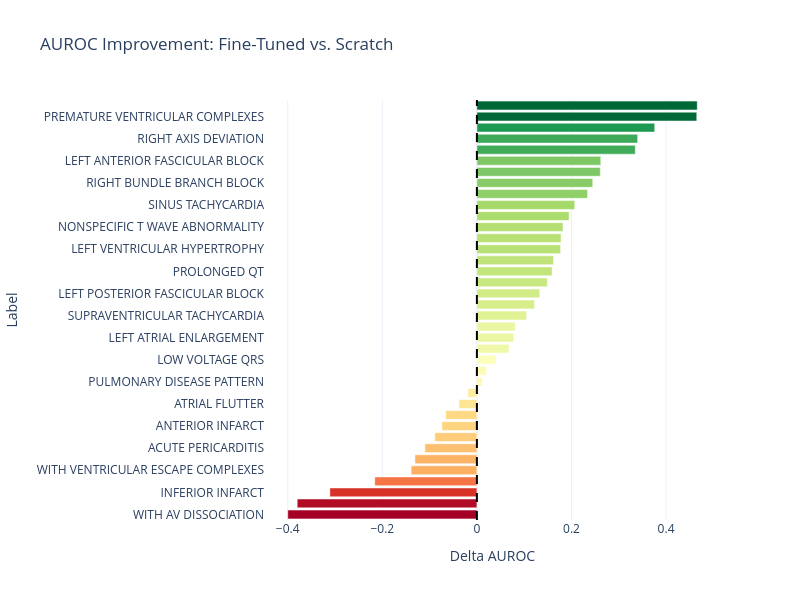
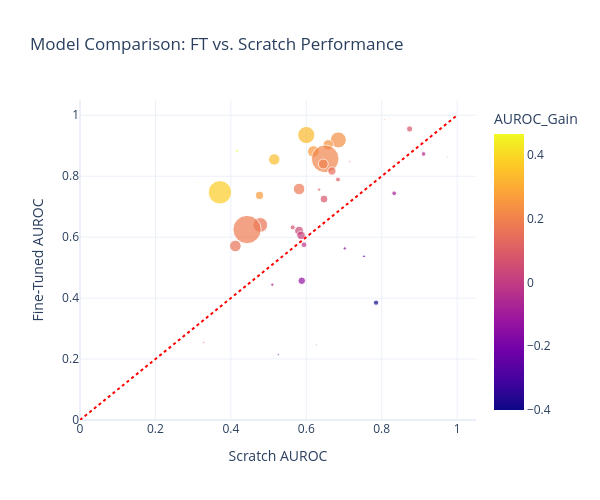
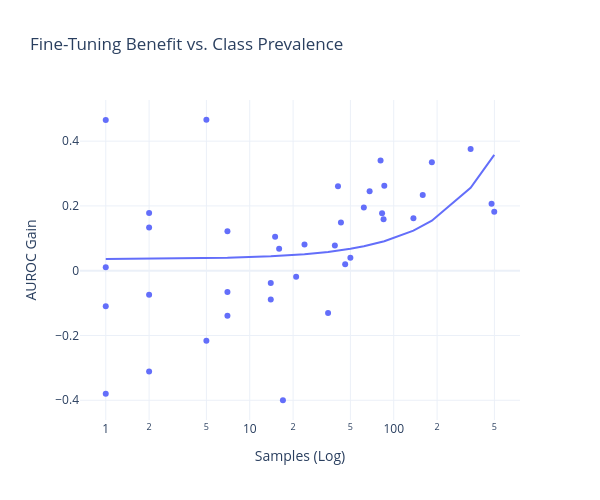

Notebook code cell kept with these figures, in order:
### Code cell
# Run the analysis
generate_ecg_analysis('res/ablation_net1d/small_500/small_500_test_results.csv', 'res/ablation_resnet/small_500/small_500_test_results.csv')

### Figure 1 — Plotly figure (JSON) as saved in the notebook; plotly's stock layout.template omitted (floating-point values rounded to 4 significant figures)
{"data": [{"hovertemplate": "Delta AUROC=%{marker.color}<br>Label=%{y}<extra></extra>", "legendgroup": "", "marker": {"color": [-0.4, -0.38, -0.311, -0.216, -0.139, -0.131, -0.11, -0.089, -0.074, -0.066, -0.038, -0.019, 0.011, 0.02, 0.04, 0.068, 0.078, 0.081, 0.105, 0.122, 0.133, 0.149, 0.159, 0.162, 0.177, 0.178, 0.182, 0.195, 0.207, 0.234, 0.245, 0.261, 0.262, 0.335, 0.34, 0.376, 0.465, 0.466], "coloraxis": "coloraxis", "pattern": {"shape": ""}}, "name": "", "orientation": "h", "showlegend": false, "textposition": "auto", "type": "bar", "x": [-0.4, -0.38, -0.311, -0.216, -0.139, -0.131, -0.11, -0.089, -0.074, -0.066, -0.038, -0.019, 0.011, 0.02, 0.04, 0.068, 0.078, 0.081, 0.105, 0.122, 0.133, 0.149, 0.159, 0.162, 0.177, 0.178, 0.182, 0.195, 0.207, 0.234, 0.245, 0.261, 0.262, 0.335, 0.34, 0.376, 0.465, 0.466], "xaxis": "x", "y": ["WITH AV DISSOCIATION", "PREMATURE ATRIAL COMPLEXES", "INFERIOR INFARCT", "LEFT BUNDLE BRANCH BLOCK", "WITH VENTRICULAR ESCAPE COMPLEXES", "WITH 1ST DEGREE AV BLOCK", "ACUTE PERICARDITIS", "WITH 2:1 AV CONDUCTION", "ANTERIOR INFARCT", "ATRIAL FIBRILLATION", "ATRIAL FLUTTER", "WITH COMPLETE HEART BLOCK", "PULMONARY DISEASE PATTERN", "WITH JUNCTIONAL ESCAPE COMPLEXES", "LOW VOLTAGE QRS", "WITH VARIABLE AV BLOCK", "LEFT ATRIAL ENLARGEMENT", "VENTRICULAR TACHYCARDIA", "SUPRAVENTRICULAR TACHYCARDIA", "FUSION COMPLEXES", "LEFT POSTERIOR FASCICULAR BLOCK", "RIGHT ATRIAL ENLARGEMENT", "PROLONGED QT", "otherwise normal ecg", "LEFT VENTRICULAR HYPERTROPHY", "ANTEROSEPTAL INFARCT", "NONSPECIFIC T WAVE ABNORMALITY", "INCOMPLETE RIGHT BUNDLE BRANCH BLOCK", "SINUS TACHYCARDIA", "RIGHT VENTRICULAR HYPERTROPHY", "RIGHT BUNDLE BRANCH BLOCK", "EARLY REPOLARIZATION", "LEFT ANTERIOR FASCICULAR BLOCK", "SINUS BRADYCARDIA", "RIGHT AXIS DEVIATION", "NORMAL ECG", "PREMATURE VENTRICULAR COMPLEXES", "LEFT AXIS DEVIATION"], "yaxis": "y"}], "layout": {"barmode": "relative", "coloraxis": {"colorbar": {"title": {"text": "Delta AUROC"}}, "colorscale": [[0, "rgb(165,0,38)"], [0.1, "rgb(215,48,39)"], [0.2, "rgb(244,109,67)"], [0.3, "rgb(253,174,97)"], [0.4, "rgb(254,224,139)"], [0.5, "rgb(255,255,191)"], [0.6, "rgb(217,239,139)"], [0.7, "rgb(166,217,106)"], [0.8, "rgb(102,189,99)"], [0.9, "rgb(26,152,80)"], [1, "rgb(0,104,55)"]], "showscale": false}, "height": 600, "legend": {"tracegroupgap": 0}, "shapes": [{"line": {"color": "black", "dash": "dash"}, "type": "line", "x0": 0, "x1": 0, "xref": "x", "y0": 0, "y1": 1, "yref": "y domain"}], "title": {"text": "AUROC Improvement: Fine-Tuned vs. Scratch"}, "width": 800, "xaxis": {"anchor": "y", "domain": [0, 1], "title": {"text": "Delta AUROC"}}, "yaxis": {"anchor": "x", "domain": [0, 1], "title": {"text": "Label"}}}}

### Figure 2 — Plotly figure (JSON) as saved in the notebook; plotly's stock layout.template omitted (floating-point values rounded to 4 significant figures)
{"data": [{"hovertemplate": "<b>%{hovertext}</b><br><br>Scratch AUROC=%{x}<br>Fine-Tuned AUROC=%{y}<br>n_pos_FT=%{marker.size}<br>AUROC_Gain=%{marker.color}<extra></extra>", "hovertext": ["ANTEROSEPTAL INFARCT", "VENTRICULAR TACHYCARDIA", "SINUS BRADYCARDIA", "RIGHT VENTRICULAR HYPERTROPHY", "PULMONARY DISEASE PATTERN", "RIGHT BUNDLE BRANCH BLOCK", "LEFT AXIS DEVIATION", "LEFT ANTERIOR FASCICULAR BLOCK", "ATRIAL FLUTTER", "ACUTE PERICARDITIS", "SINUS TACHYCARDIA", "RIGHT AXIS DEVIATION", "LEFT POSTERIOR FASCICULAR BLOCK", "INCOMPLETE RIGHT BUNDLE BRANCH BLOCK", "RIGHT ATRIAL ENLARGEMENT", "SUPRAVENTRICULAR TACHYCARDIA", "PREMATURE VENTRICULAR COMPLEXES", "LEFT VENTRICULAR HYPERTROPHY", "FUSION COMPLEXES", "NORMAL ECG", "WITH 2:1 AV CONDUCTION", "EARLY REPOLARIZATION", "LEFT ATRIAL ENLARGEMENT", "otherwise normal ecg", "WITH VARIABLE AV BLOCK", "NONSPECIFIC T WAVE ABNORMALITY", "LOW VOLTAGE QRS", "WITH JUNCTIONAL ESCAPE COMPLEXES", "WITH COMPLETE HEART BLOCK", "PROLONGED QT", "WITH VENTRICULAR ESCAPE COMPLEXES", "LEFT BUNDLE BRANCH BLOCK", "WITH 1ST DEGREE AV BLOCK", "ATRIAL FIBRILLATION", "WITH AV DISSOCIATION", "ANTERIOR INFARCT", "PREMATURE ATRIAL COMPLEXES", "INFERIOR INFARCT"], "legendgroup": "", "marker": {"color": [0.178, 0.081, 0.335, 0.234, 0.011, 0.245, 0.466, 0.262, -0.038, -0.11, 0.207, 0.34, 0.133, 0.195, 0.149, 0.105, 0.465, 0.177, 0.122, 0.376, -0.089, 0.261, 0.078, 0.162, 0.068, 0.182, 0.04, 0.02, -0.019, 0.159, -0.139, -0.216, -0.131, -0.066, -0.4, -0.074, -0.38, -0.311], "coloraxis": "coloraxis", "size": [2, 24, 184, 159, 1, 68, 5, 86, 14, 1, 478, 81, 2, 62, 43, 15, 1, 83, 7, 342, 14, 41, 39, 137, 16, 499, 50, 46, 21, 85, 7, 5, 35, 7, 17, 2, 1, 2], "sizemode": "area", "sizeref": 1.248, "symbol": "circle"}, "mode": "markers", "name": "", "orientation": "v", "showlegend": false, "type": "scatter", "x": [0.807, 0.874, 0.6, 0.685, 0.905, 0.658, 0.417, 0.619, 0.911, 0.974, 0.65, 0.515, 0.715, 0.645, 0.668, 0.684, 0.313, 0.581, 0.634, 0.371, 0.833, 0.476, 0.647, 0.478, 0.564, 0.443, 0.581, 0.586, 0.594, 0.412, 0.702, 0.753, 0.588, 0.51, 0.785, 0.328, 0.627, 0.526], "xaxis": "x", "y": [0.985, 0.955, 0.935, 0.919, 0.916, 0.903, 0.883, 0.881, 0.873, 0.864, 0.857, 0.855, 0.848, 0.84, 0.817, 0.789, 0.778, 0.758, 0.756, 0.747, 0.744, 0.737, 0.725, 0.64, 0.632, 0.625, 0.621, 0.606, 0.575, 0.571, 0.563, 0.537, 0.457, 0.444, 0.385, 0.254, 0.247, 0.215], "yaxis": "y"}], "layout": {"coloraxis": {"colorbar": {"title": {"text": "AUROC_Gain"}}, "colorscale": [[0, "#0d0887"], [0.1111, "#46039f"], [0.2222, "#7201a8"], [0.3333, "#9c179e"], [0.4444, "#bd3786"], [0.5556, "#d8576b"], [0.6667, "#ed7953"], [0.7778, "#fb9f3a"], [0.8889, "#fdca26"], [1, "#f0f921"]]}, "height": 500, "legend": {"itemsizing": "constant", "tracegroupgap": 0}, "shapes": [{"line": {"color": "Red", "dash": "dot"}, "type": "line", "x0": 0, "x1": 1, "y0": 0, "y1": 1}], "title": {"text": "Model Comparison: FT vs. Scratch Performance"}, "width": 600, "xaxis": {"anchor": "y", "domain": [0, 1], "range": [0, 1.05], "title": {"text": "Scratch AUROC"}}, "yaxis": {"anchor": "x", "domain": [0, 1], "range": [0, 1.05], "title": {"text": "Fine-Tuned AUROC"}}}}

### Figure 3 — Plotly figure (JSON) as saved in the notebook; plotly's stock layout.template omitted (floating-point values rounded to 4 significant figures)
{"data": [{"hovertemplate": "<b>%{hovertext}</b><br><br>Samples (Log)=%{x}<br>AUROC Gain=%{y}<extra></extra>", "hovertext": ["ANTEROSEPTAL INFARCT", "VENTRICULAR TACHYCARDIA", "SINUS BRADYCARDIA", "RIGHT VENTRICULAR HYPERTROPHY", "PULMONARY DISEASE PATTERN", "RIGHT BUNDLE BRANCH BLOCK", "LEFT AXIS DEVIATION", "LEFT ANTERIOR FASCICULAR BLOCK", "ATRIAL FLUTTER", "ACUTE PERICARDITIS", "SINUS TACHYCARDIA", "RIGHT AXIS DEVIATION", "LEFT POSTERIOR FASCICULAR BLOCK", "INCOMPLETE RIGHT BUNDLE BRANCH BLOCK", "RIGHT ATRIAL ENLARGEMENT", "SUPRAVENTRICULAR TACHYCARDIA", "PREMATURE VENTRICULAR COMPLEXES", "LEFT VENTRICULAR HYPERTROPHY", "FUSION COMPLEXES", "NORMAL ECG", "WITH 2:1 AV CONDUCTION", "EARLY REPOLARIZATION", "LEFT ATRIAL ENLARGEMENT", "otherwise normal ecg", "WITH VARIABLE AV BLOCK", "NONSPECIFIC T WAVE ABNORMALITY", "LOW VOLTAGE QRS", "WITH JUNCTIONAL ESCAPE COMPLEXES", "WITH COMPLETE HEART BLOCK", "PROLONGED QT", "WITH VENTRICULAR ESCAPE COMPLEXES", "LEFT BUNDLE BRANCH BLOCK", "WITH 1ST DEGREE AV BLOCK", "ATRIAL FIBRILLATION", "WITH AV DISSOCIATION", "ANTERIOR INFARCT", "PREMATURE ATRIAL COMPLEXES", "INFERIOR INFARCT"], "legendgroup": "", "marker": {"color": "#636efa", "symbol": "circle"}, "mode": "markers", "name": "", "orientation": "v", "showlegend": false, "type": "scatter", "x": [2, 24, 184, 159, 1, 68, 5, 86, 14, 1, 478, 81, 2, 62, 43, 15, 1, 83, 7, 342, 14, 41, 39, 137, 16, 499, 50, 46, 21, 85, 7, 5, 35, 7, 17, 2, 1, 2], "xaxis": "x", "y": [0.178, 0.081, 0.335, 0.234, 0.011, 0.245, 0.466, 0.262, -0.038, -0.11, 0.207, 0.34, 0.133, 0.195, 0.149, 0.105, 0.465, 0.177, 0.122, 0.376, -0.089, 0.261, 0.078, 0.162, 0.068, 0.182, 0.04, 0.02, -0.019, 0.159, -0.139, -0.216, -0.131, -0.066, -0.4, -0.074, -0.38, -0.311], "yaxis": "y"}, {"hovertemplate": "<b>OLS trendline</b><br>AUROC_Gain = 0.00064517 * n_pos_FT + 0.0354646<br>R<sup>2</sup>=0.135710<br><br>Samples (Log)=%{x}<br>AUROC Gain=%{y} <b>(trend)</b><extra></extra>", "legendgroup": "", "marker": {"color": "#636efa", "symbol": "circle"}, "mode": "lines", "name": "", "showlegend": false, "type": "scatter", "x": [1, 1, 1, 1, 2, 2, 2, 2, 5, 5, 7, 7, 7, 14, 14, 15, 16, 17, 21, 24, 35, 39, 41, 43, 46, 50, 62, 68, 81, 83, 85, 86, 137, 159, 184, 342, 478, 499], "xaxis": "x", "y": [0.03611, 0.03611, 0.03611, 0.03611, 0.03675, 0.03675, 0.03675, 0.03675, 0.03869, 0.03869, 0.03998, 0.03998, 0.03998, 0.0445, 0.0445, 0.04514, 0.04579, 0.04643, 0.04901, 0.05095, 0.05805, 0.06063, 0.06192, 0.06321, 0.06514, 0.06772, 0.07547, 0.07934, 0.08772, 0.08901, 0.0903, 0.09095, 0.1239, 0.138, 0.1542, 0.2561, 0.3439, 0.3574], "yaxis": "y"}], "layout": {"height": 500, "legend": {"tracegroupgap": 0}, "title": {"text": "Fine-Tuning Benefit vs. Class Prevalence"}, "width": 600, "xaxis": {"anchor": "y", "domain": [0, 1], "title": {"text": "Samples (Log)"}, "type": "log"}, "yaxis": {"anchor": "x", "domain": [0, 1], "title": {"text": "AUROC Gain"}}}}
